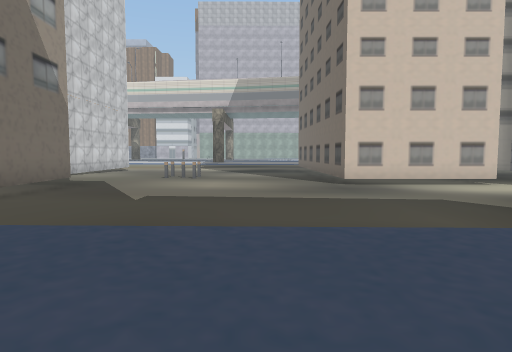
view 1 (above)

24 first-person views from a walk through a 3-D level made in the Unity game engine. The camera is 1.3 m above the floor, tilts 4° down and sees 75° across. The floor is counted in squares, 2 m on a side. Each view is taken from the middle of a square. On the plan, view 1 faces up. The plan holds only what a view shows up to about 10 squares ahead; the rest is blank. The place goes on beyond the plan. The player character is not drawn. Some surface patterns are stand-ins.

view 2
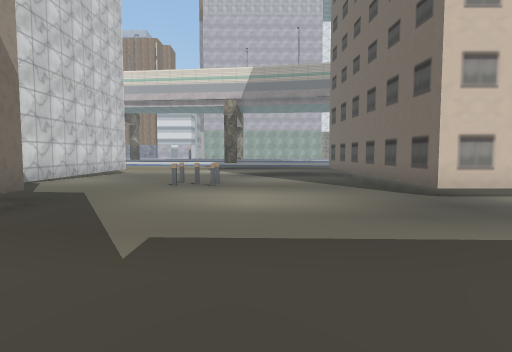

view 3
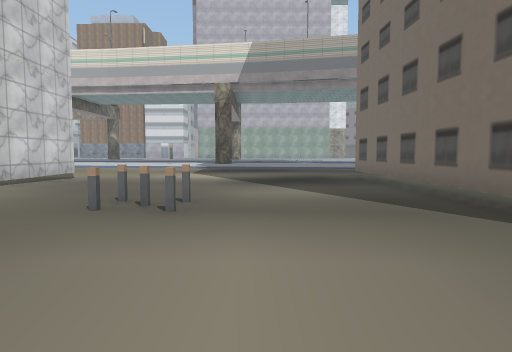

view 4
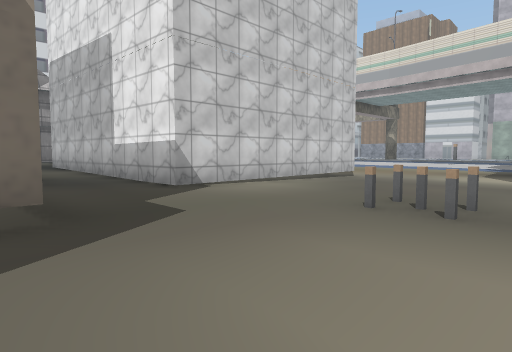

view 5
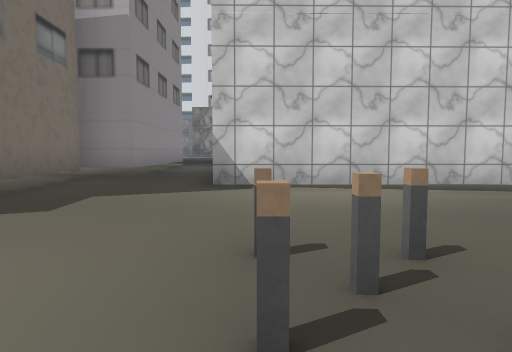

view 6
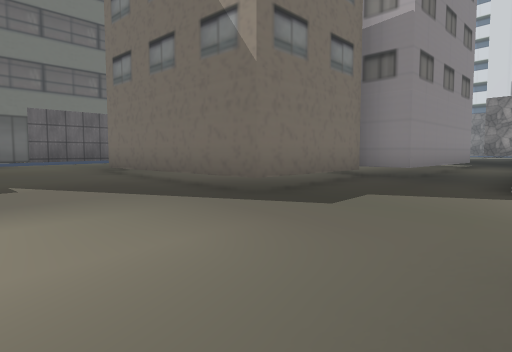

view 7
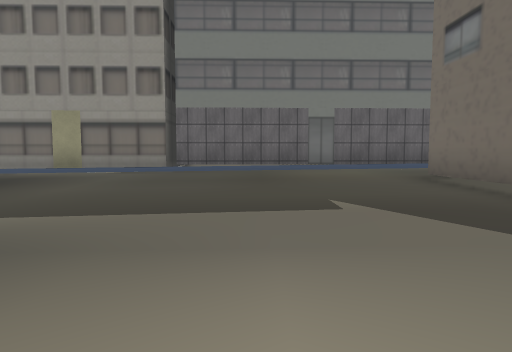

view 8
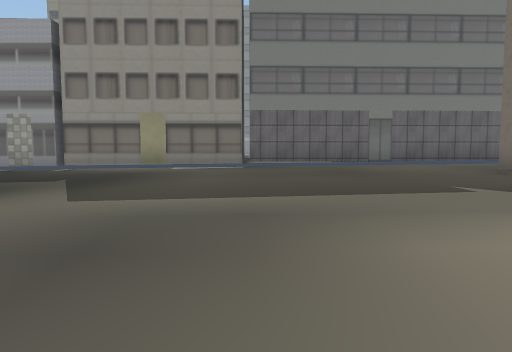

view 9
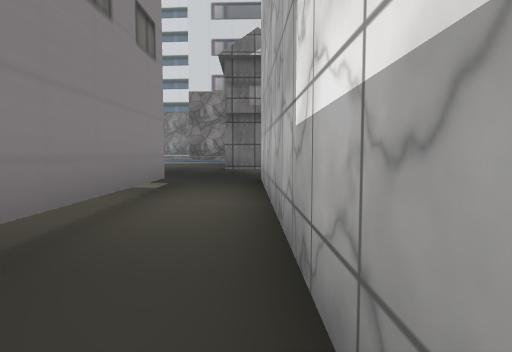

view 10
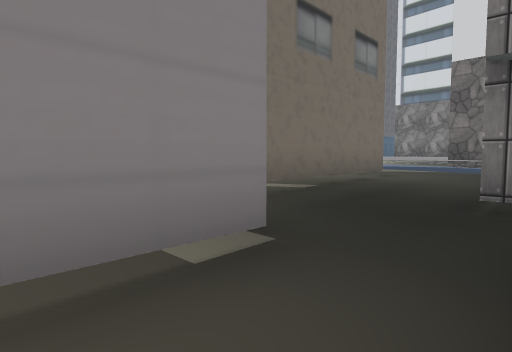

view 11
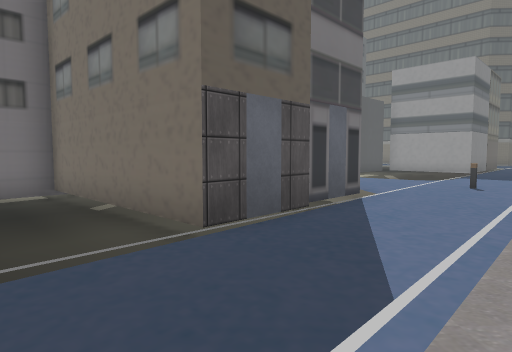

view 12
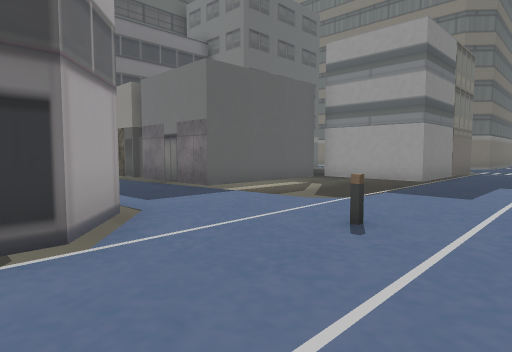

view 13
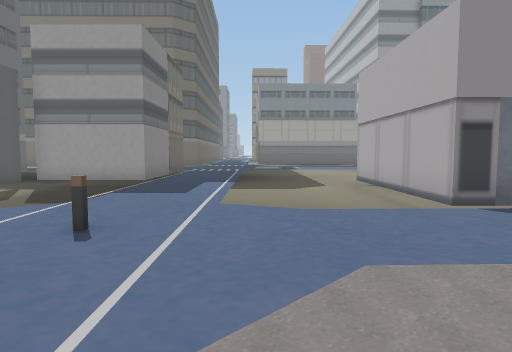

view 14
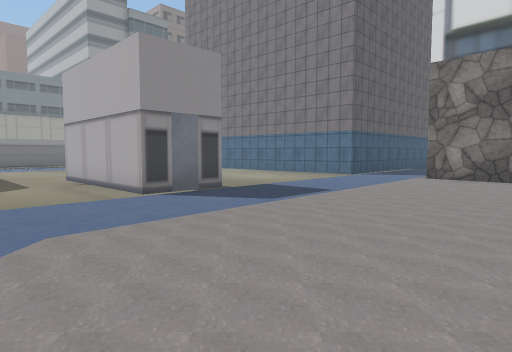

view 15
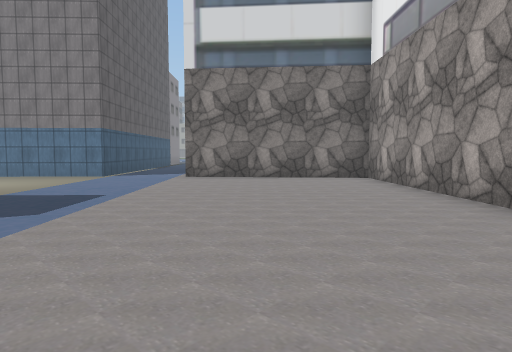

view 16
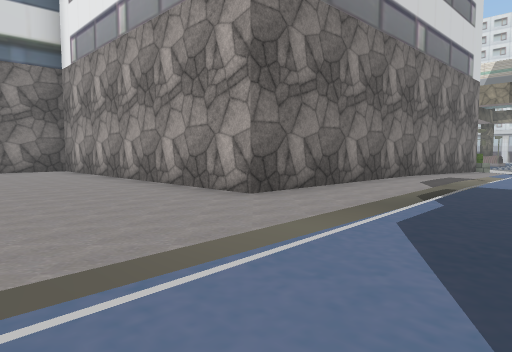

view 17
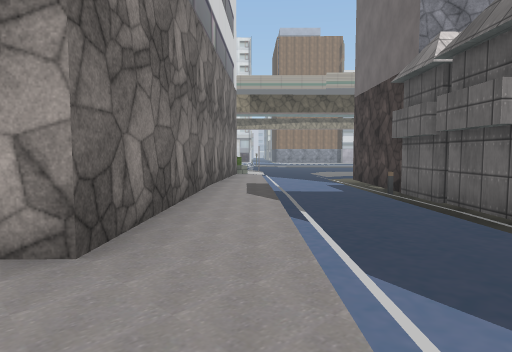

view 18
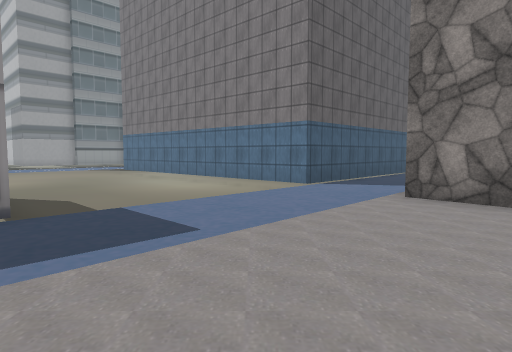

view 19
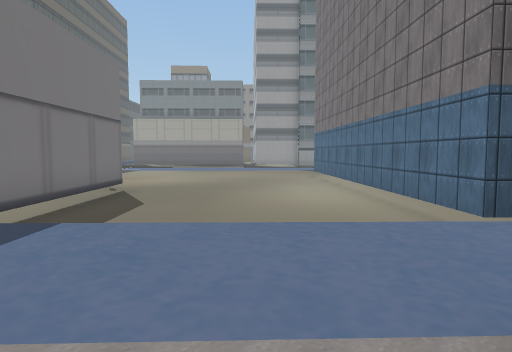

view 20
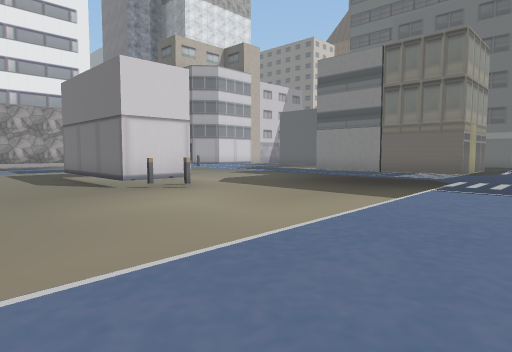

view 21
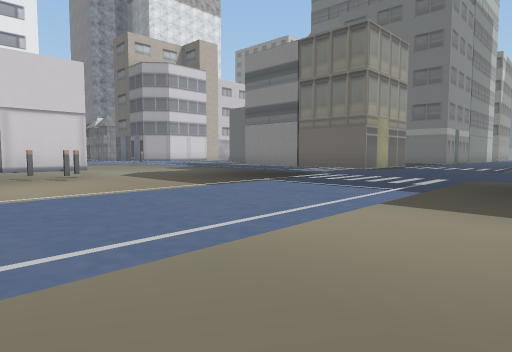

view 22
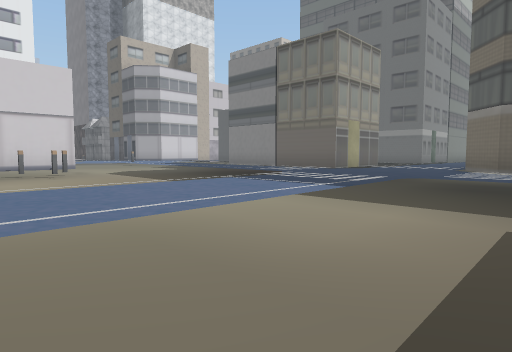

view 23
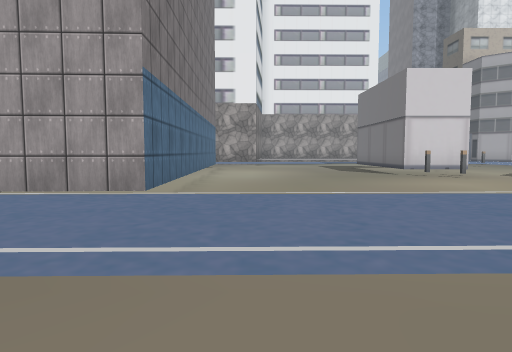

view 24
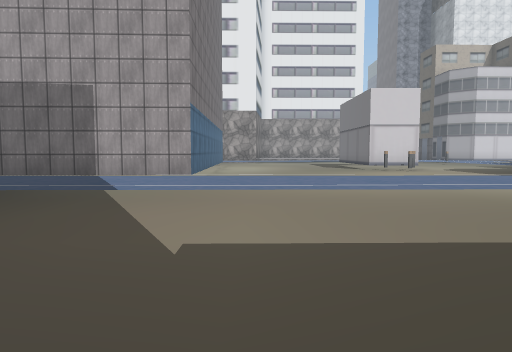

### Floor plan
Key: @ floor where view 1 was taken; # wall or solid block; . main floor; : floor 0.25 m higher than the main floor; - floor 0.25 m lower than the main floor; + floor 0.5 m higher than the main floor; _ floor 0.5 m lower than the main floor; < floor 0.75 m lower than the main floor; / step, stairs or slope; O other object.
Columns run from 33 left of view 1 to 5 right of it. Each row starts with its distance up from view 1.
 17                           #<<<<<<<<<#
 16                           #<<<<<<<<<#
 15            #/..-#         #<<<<<<<<<#
 14            #+..-#         #<<<<<<<<<#
 13            #+..O#         #_<<<<<<<<#
 12            #+:.-#         #__<OO<<<<#
 11            #+::.#   #######___OO<<<<#
 10            #+::.###------_______<<<<###
  9            #+::....-------_______<<<<<<
  8            #+::.....-#####-_______<<<<<
  7    #########+::.######   ####_______<<<
  6    #+++++++++::##           #-_______<<
  5    #+++++++++::#            #--_______<
  4    #+++++++++::#            #---_______
  3    #++++++++/::##           #----______
  2    #////////::::///         ..........-
  1 ::::::::::::::O::::::      ...........-
  0 ::::::::::::::::::::::     //////@/####
 -1 ##......##  /::/.  ####    #########
 -2  #......##...::....#
 -3  #......##...::....#
 -4  #......##...::....#
 -5  #......##...::.....
 -6  #......OO...::####.
 -7  #...........::#
 -8  #...........::
 -9  #...........::
-10 ##...........++##
-11 ...//////////:://
-12 +++++:::::+++:::+:
-13 ::::::::::+++:::+:
-14 /............::/#
-15 .............++/#
-16  ..........
-17   ...
-18    .

Positions as (right, up) in squares from view 1, and headings:
1: (0, 0), facing up
2: (-1, 3), facing up
3: (-1, 7), facing up
4: (-1, 7), facing up-left
5: (-1, 11), facing left
6: (-1, 11), facing down-left
7: (-1, 9), facing down
8: (1, 10), facing down
9: (-7, 10), facing left
10: (-11, 10), facing down-left
11: (-21, 9), facing down-right
12: (-21, 4), facing down-right
13: (-21, 4), facing down
14: (-21, 5), facing down-left
15: (-21, 4), facing left
16: (-19, 4), facing up-left
17: (-21, 5), facing up
18: (-25, 4), facing down-left
19: (-29, 3), facing down
20: (-29, -13), facing up-right
21: (-27, -15), facing up-right
22: (-27, -16), facing up-right
23: (-30, -15), facing up
24: (-30, -18), facing up
